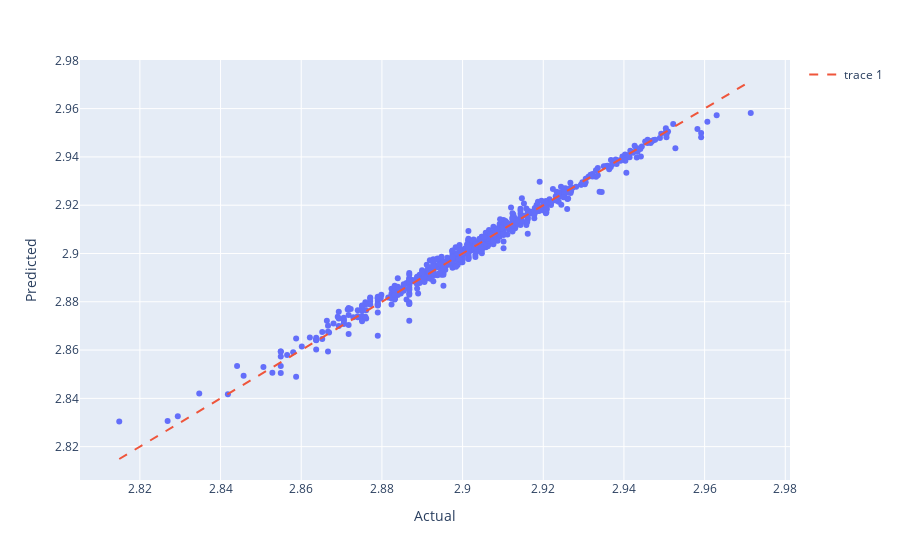

The code cell stored with this chart in its notebook:
### Code cell
y_pred = grid.best_estimator_.predict(X_train_ready)

fig = px.scatter(x=y_train_ready, y=y_pred,labels={'x': 'Actual', 'y': 'Predicted'})

fig.add_scatter(x=[y_train_ready.min(), y_train_ready.max()],
                y=[y_train_ready.min(), y_train_ready.max()],
                mode='lines', line_dash='dash')
fig.show()

### Figure 1 — Plotly figure (JSON) as saved in the notebook; plotly's stock layout.template omitted (floating-point values rounded to 4 significant figures; data arrays with more than 128 entries replaced by an {"elided": "..."} marker saying what was removed)
{"data": [{"hovertemplate": "Actual=%{x}<br>Predicted=%{y}<extra></extra>", "legendgroup": "", "marker": {"color": "#636efa", "symbol": "circle"}, "mode": "markers", "name": "", "orientation": "v", "showlegend": false, "type": "scatter", "x": {"elided": "645 float values"}, "xaxis": "x", "y": {"elided": "645 float values"}, "yaxis": "y"}, {"line": {"dash": "dash"}, "mode": "lines", "type": "scatter", "x": [2.815, 2.971], "y": [2.815, 2.971]}], "layout": {"legend": {"tracegroupgap": 0}, "margin": {"t": 60}, "xaxis": {"anchor": "y", "domain": [0, 1], "title": {"text": "Actual"}}, "yaxis": {"anchor": "x", "domain": [0, 1], "title": {"text": "Predicted"}}}}
